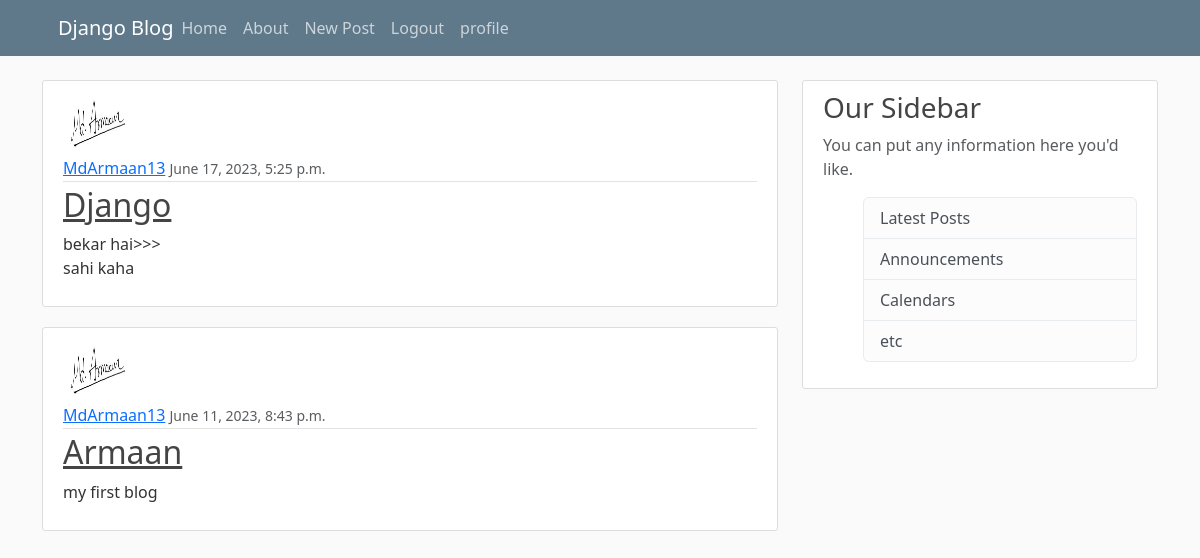
The page /blog/home/ (signed in) on the database its author committed.
### blog/models.py (models this page shows, shortened)
class Post(models.Model):
    title = models.CharField(max_length=100)
    content = models.TextField()  # no limit on the length of the text
    date_posted = models.DateTimeField(default=timezone.now)
    author = models.ForeignKey(User, on_delete=models.CASCADE)

### user/models.py (models this page shows, shortened)
class Profile(models.Model):
    user = models.OneToOneField(User,on_delete=models.CASCADE,related_name='profile')#if the user is deleted then the profile is also dele
    image = models.ImageField(default='default.jpg',upload_to='profile_pics')#upload_to is the directory where the image is stored

### blog/views.py (the view)
# urls.py: path('home/',PostListView.as_view(),name='blog-home'),#name is used to refer to this path
class PostListView(ListView):
    model = Post
    template_name = 'blog/home.html' #<app>/model_viewtype.html
    context_object_name = 'posts'
    ordering = ['-date_posted']

### blog/templates/blog/home.html
{% extends "blog/base.html" %}
{% block content %}
    {% for post in posts %}
        <article class="media content-section">
            <img class="rounded-circle article-img" src= "{{ post.author.profile.image.url }}" >
            <div class="media-body">
                <div class="article-metadata">
                    <a href="#" class="mr-2">{{post.author}}</a>
                    <small class="text-muted">{{post.date_posted}}</small>
                 </div>
                <h2><a class="article-title" href="{% url 'post-detail' post.id %}">{{post.title}}</a></h2>
                <p class="article-content">{{post.content}}</p>
            </div>
        </article>
    {% endfor %}
{% endblock content %}

### blog/static/blog/main.css (style rules this page uses)
body { background: #fafafa; color: #333333; margin-top: 5rem; }
h1, h2, h3, h4, h5, h6 { color: #444444; }
.content-section { background: #ffffff; padding: 10px 20px; border: 1px solid #dddddd; border-radius: 3px; margin-bottom: 20px; }
.article-title { color: #444444; }
.article-content { white-space: pre-line; }
.article-img { height: 65px; width: 65px; margin-right: 16px; }
.article-metadata { padding-bottom: 1px; margin-bottom: 4px; border-bottom: 1px solid #e3e3e3 }

### rows shown on the page
Post: author.profile.image (picture), author "MdArmaan13", date_posted "June 17, 2023, 5:25 p.m.", title "Django", content "bekar hai>>> sahi kaha"
Post: author.profile.image (picture), author "MdArmaan13", date_posted "June 11, 2023, 8:43 p.m.", title "Armaan", content "my first blog"
